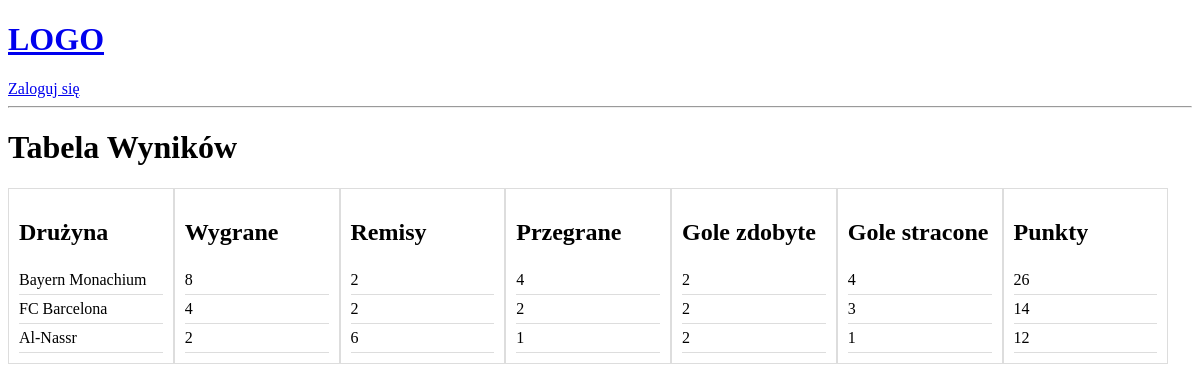
Page /statistics/ on the committed database.
### base/models.py (models this page shows, shortened)
class Statistics(models.Model):
    team = models.ForeignKey(Team, on_delete=models.CASCADE)
    wins = models.IntegerField()
    draws = models.IntegerField()
    loses = models.IntegerField()  # Typo corrected: 'loses' to 'losses'
    goals = models.IntegerField()
    goals_lost = models.IntegerField()
    @property
    def points(self):
        return self.wins * 3 + self.draws

class Team(models.Model):
    name=models.CharField(max_length=50)
    city=models.CharField(max_length=50)
    def __str__(self):
        return self.name

### base/views.py (the view)
# urls.py: path('statistics/', views.statistics,name='statistics'),
def statistics(request):
    statistics = Statistics.objects.annotate(
        total_points=ExpressionWrapper(F('wins') * 3 + F('draws'), output_field=IntegerField())
    ).order_by('-total_points')
    context={'statistics':statistics}
    return render(request, 'base/statistics.html',context)

### base/templates/base/statistics.html (shortened to what this page needs)
<!DOCTYPE html>
<html lang="pl">
<head>
{% extends 'main.html' %}
{% block content %}
<div class="Statistics container">
    <div>
        <h1> Tabela Wyników</h1>
    </div>
    <div class="kolumna">
    <h2>Drużyna</h2>
        {% for stat in statistics %}
        <p> {{stat.team}}</p>
        {% endfor %}
    </div>
        <div class="kolumna">
    <h2>Wygrane</h2>
        {% for stat in statistics %}
            <p>{{stat.wins}} </p>
        {% endfor %}
    </div>
            <div class="kolumna">
    <h2>Remisy</h2>
        {% for stat in statistics %}
            <p>{{stat.draws}} </p>
        {% endfor %}
    </div>
            <div class="kolumna">
    <h2>Przegrane</h2>
        {% for stat in statistics %}
            <p>{{stat.loses}} </p>
        {% endfor %}
    </div>
            <div class="kolumna">
    <h2>Gole zdobyte</h2>
        {% for stat in statistics %}
            <p>{{stat.goals}} </p>
        {% endfor %}
    </div>
            <div class="kolumna">
    <h2>Gole stracone</h2>
        {% for stat in statistics %}
            <p>{{stat.goals_lost}} </p>
        {% endfor %}
    </div>
            <div class="kolumna">
    <h2>Punkty</h2>
        {% for stat in statistics %}
            <p>{{stat.points}} </p>
        {% endfor %}
    </div>
</div>
{% endblock content %}

### base/templates/base/statistics.html (style rules this page uses)
.kolumna { float: left; width: 14%; padding: 10px; box-sizing: border-box; border: 1px solid #ddd; }
.kolumna p { border-bottom: 1px solid #ddd; margin: 0; padding: 5px 0; }

### rows in the picture
Statistics: team "Bayern Monachium", wins "8", draws "2", loses "4", goals "2", goals_lost "4", points "26"
Statistics: team "FC Barcelona", wins "4", draws "2", loses "2", goals "2", goals_lost "3", points "14"
Statistics: team "Al-Nassr", wins "2", draws "6", loses "1", goals "2", goals_lost "1", points "12"
